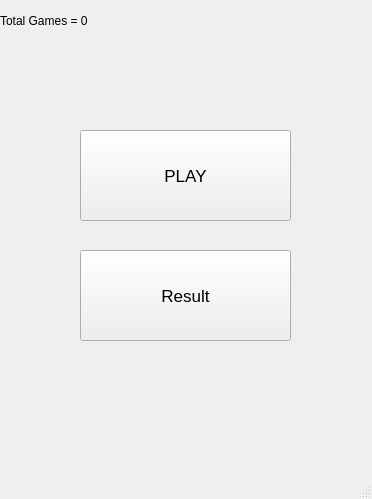
<?xml version="1.0" encoding="UTF-8"?>
<ui version="4.0">
 <class>MainWindow</class>
 <widget class="QMainWindow" name="MainWindow">
  <property name="geometry">
   <rect>
    <x>0</x>
    <y>0</y>
    <width>372</width>
    <height>499</height>
   </rect>
  </property>
  <property name="windowTitle">
   <string>MainWindow</string>
  </property>
  <widget class="QWidget" name="centralwidget">
   <widget class="QStackedWidget" name="stackedWidget">
    <property name="geometry">
     <rect>
      <x>0</x>
      <y>40</y>
      <width>371</width>
      <height>421</height>
     </rect>
    </property>
    <property name="font">
     <font>
      <pointsize>13</pointsize>
     </font>
    </property>
    <property name="currentIndex">
     <number>0</number>
    </property>
    <widget class="QWidget" name="page">
     <widget class="QPushButton" name="play">
      <property name="geometry">
       <rect>
        <x>80</x>
        <y>90</y>
        <width>211</width>
        <height>91</height>
       </rect>
      </property>
      <property name="text">
       <string>PLAY</string>
      </property>
     </widget>
     <widget class="QPushButton" name="result">
      <property name="geometry">
       <rect>
        <x>80</x>
        <y>210</y>
        <width>211</width>
        <height>91</height>
       </rect>
      </property>
      <property name="text">
       <string>Result</string>
      </property>
     </widget>
    </widget>
    <widget class="QWidget" name="page_2">
     <widget class="QPushButton" name="ROCK">
      <property name="geometry">
       <rect>
        <x>80</x>
        <y>160</y>
        <width>211</width>
        <height>71</height>
       </rect>
      </property>
      <property name="text">
       <string>ROCK</string>
      </property>
     </widget>
     <widget class="QLabel" name="label">
      <property name="geometry">
       <rect>
        <x>50</x>
        <y>30</y>
        <width>271</width>
        <height>41</height>
       </rect>
      </property>
      <property name="font">
       <font>
        <pointsize>14</pointsize>
       </font>
      </property>
      <property name="text">
       <string>  Select Your Move</string>
      </property>
     </widget>
     <widget class="QPushButton" name="PAPER">
      <property name="geometry">
       <rect>
        <x>80</x>
        <y>80</y>
        <width>211</width>
        <height>71</height>
       </rect>
      </property>
      <property name="text">
       <string>PAPER</string>
      </property>
     </widget>
     <widget class="QPushButton" name="SCISSORS">
      <property name="geometry">
       <rect>
        <x>80</x>
        <y>250</y>
        <width>211</width>
        <height>71</height>
       </rect>
      </property>
      <property name="text">
       <string>SCISSORS</string>
      </property>
     </widget>
    </widget>
    <widget class="QWidget" name="page_3">
     <widget class="QLabel" name="computerChoice_label">
      <property name="geometry">
       <rect>
        <x>50</x>
        <y>50</y>
        <width>301</width>
        <height>71</height>
       </rect>
      </property>
      <property name="font">
       <font>
        <pointsize>12</pointsize>
       </font>
      </property>
      <property name="text">
       <string>computerChoice_label</string>
      </property>
     </widget>
     <widget class="QLabel" name="result_label">
      <property name="geometry">
       <rect>
        <x>90</x>
        <y>150</y>
        <width>201</width>
        <height>51</height>
       </rect>
      </property>
      <property name="font">
       <font>
        <pointsize>15</pointsize>
       </font>
      </property>
      <property name="text">
       <string> result_label</string>
      </property>
     </widget>
     <widget class="QPushButton" name="Play_Again">
      <property name="geometry">
       <rect>
        <x>100</x>
        <y>270</y>
        <width>161</width>
        <height>41</height>
       </rect>
      </property>
      <property name="text">
       <string>Play_Again</string>
      </property>
     </widget>
    </widget>
    <widget class="QWidget" name="page_4">
     <widget class="QLabel" name="Win_Count">
      <property name="geometry">
       <rect>
        <x>70</x>
        <y>70</y>
        <width>231</width>
        <height>61</height>
       </rect>
      </property>
      <property name="text">
       <string>Wins = 0</string>
      </property>
     </widget>
     <widget class="QLabel" name="Lose_Count">
      <property name="geometry">
       <rect>
        <x>70</x>
        <y>150</y>
        <width>241</width>
        <height>51</height>
       </rect>
      </property>
      <property name="text">
       <string>Loses = 0</string>
      </property>
     </widget>
     <widget class="QLabel" name="Draw_Count">
      <property name="geometry">
       <rect>
        <x>70</x>
        <y>230</y>
        <width>251</width>
        <height>51</height>
       </rect>
      </property>
      <property name="text">
       <string>Draws = 0</string>
      </property>
     </widget>
    </widget>
   </widget>
   <widget class="QLabel" name="Total_Games">
    <property name="geometry">
     <rect>
      <x>0</x>
      <y>0</y>
      <width>181</width>
      <height>41</height>
     </rect>
    </property>
    <property name="text">
     <string>Total Games = 0</string>
    </property>
   </widget>
  </widget>
  <widget class="QMenuBar" name="menubar">
   <property name="geometry">
    <rect>
     <x>0</x>
     <y>0</y>
     <width>372</width>
     <height>36</height>
    </rect>
   </property>
  </widget>
  <widget class="QStatusBar" name="statusbar"/>
 </widget>
 <resources/>
 <connections/>
</ui>
